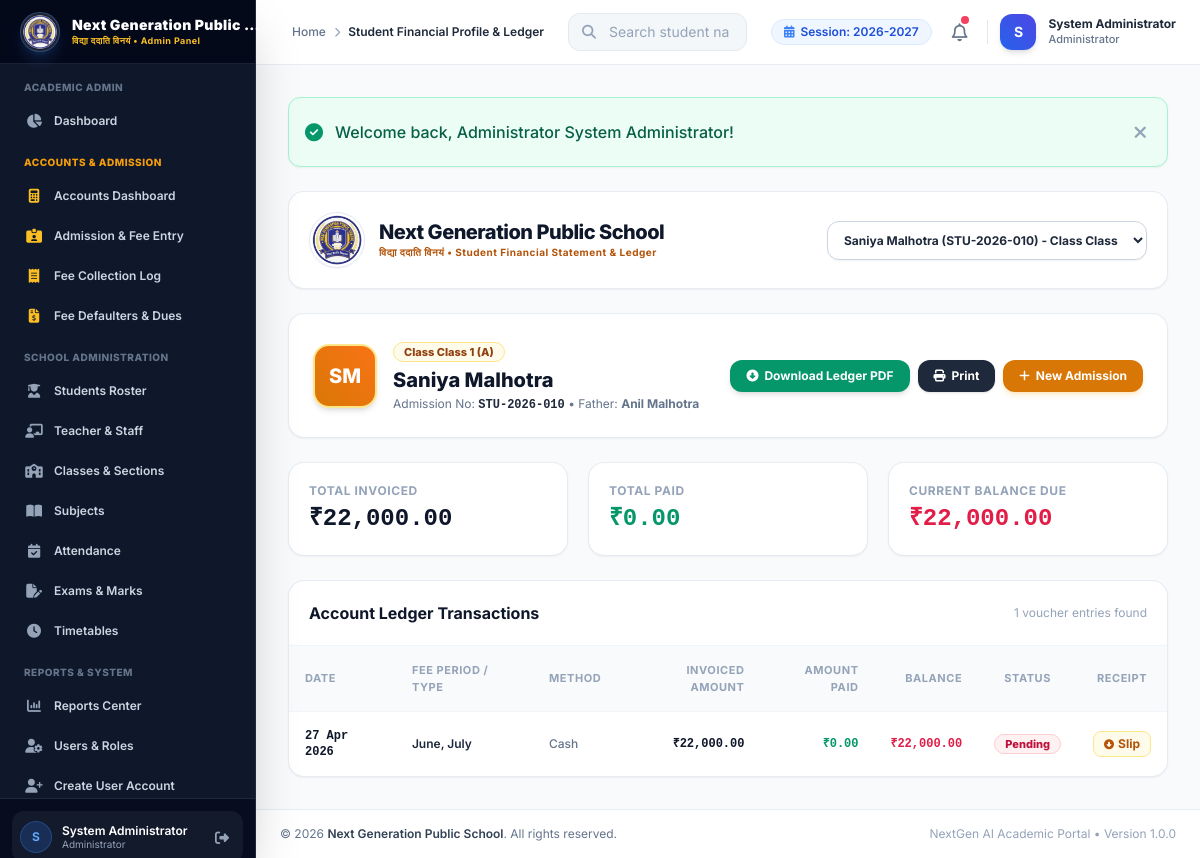
Screenshot of /admin/accounts/student_ledger.php?student_id=10 (signed in) with the database file from the repository.
### tables this page shows
CREATE TABLE `school_settings` (
  `id` INT AUTO_INCREMENT PRIMARY KEY,
  `setting_key` VARCHAR(100) NOT NULL UNIQUE,
  `setting_value` TEXT DEFAULT NULL,
  `updated_at` DATETIME DEFAULT CURRENT_TIMESTAMP ON UPDATE CURRENT_TIMESTAMP
);

CREATE TABLE `students` (
  `id` INT AUTO_INCREMENT PRIMARY KEY,
  `admission_no` VARCHAR(30) NOT NULL UNIQUE,
  `password` VARCHAR(255) DEFAULT NULL,
  `first_name` VARCHAR(50) NOT NULL,
  `last_name` VARCHAR(50) NOT NULL,
  `father_name` VARCHAR(100) NOT NULL,
  `mother_name` VARCHAR(100) NOT NULL,
  `dob` DATE NOT NULL,
  `gender` ENUM('Male', 'Female', 'Other') NOT NULL,
  `class_id` INT NOT NULL,
  `section` VARCHAR(20) NOT NULL,
  `mobile` VARCHAR(20) NOT NULL,
  `email` VARCHAR(100) DEFAULT NULL,
  `address` TEXT,
  `admission_date` DATE NOT NULL,
  `photo` VARCHAR(255) DEFAULT NULL,
  `status` ENUM('Active', 'Inactive', 'Graduated') DEFAULT 'Active',
  `created_at` DATETIME DEFAULT CURRENT_TIMESTAMP,
  `updated_at` DATETIME DEFAULT CURRENT_TIMESTAMP ON UPDATE CURRENT_TIMESTAMP,
  FOREIGN KEY (`class_id`) REFERENCES `classes`(`id`) ON DELETE CASCADE
);

CREATE TABLE `classes` (
  `id` INT AUTO_INCREMENT PRIMARY KEY,
  `class_name` VARCHAR(50) NOT NULL,
  `section` VARCHAR(20) NOT NULL,
  `teacher_id` INT DEFAULT NULL,
  `room_number` VARCHAR(30) NOT NULL,
  `academic_session` VARCHAR(30) NOT NULL DEFAULT '2026-2027',
  `created_at` DATETIME DEFAULT CURRENT_TIMESTAMP,
  `updated_at` DATETIME DEFAULT CURRENT_TIMESTAMP ON UPDATE CURRENT_TIMESTAMP,
  FOREIGN KEY (`teacher_id`) REFERENCES `teachers`(`id`) ON DELETE SET NULL
);

CREATE TABLE `fees` (
  `id` INT AUTO_INCREMENT PRIMARY KEY,
  `student_id` INT NOT NULL,
  `class_id` INT NOT NULL,
  `registration_fee` DECIMAL(10,2) DEFAULT 0.00,
  `admission_fee` DECIMAL(10,2) DEFAULT 0.00,
  `annual_fee` DECIMAL(10,2) DEFAULT 0.00,
  `tuition_fee` DECIMAL(10,2) DEFAULT 0.00,
  `library_fee` DECIMAL(10,2) DEFAULT 0.00,
  `computer_fee` DECIMAL(10,2) DEFAULT 0.00,
  `activity_fee` DECIMAL(10,2) DEFAULT 0.00,
  `magazine_fee` DECIMAL(10,2) DEFAULT 0.00,
  `exam_fee` DECIMAL(10,2) DEFAULT 0.00,
  `penalty_fee` DECIMAL(10,2) DEFAULT 0.00,
  `other_fee` DECIMAL(10,2) DEFAULT 0.00,
  `discount_amount` DECIMAL(10,2) DEFAULT 0.00,
  `fee_type` VARCHAR(50) DEFAULT 'Admission & Term',
  `total_amount` DECIMAL(10,2) NOT NULL,
  `paid_amount` DECIMAL(10,2) NOT NULL,
  `remaining_amount` DECIMAL(10,2) NOT NULL,
  `paid_months` VARCHAR(255) DEFAULT 'April, May',
  `payment_date` DATE NOT NULL,
  `payment_method` ENUM('Cash', 'UPI', 'Card', 'Bank Transfer', 'Cheque') DEFAULT 'Cash',
  `payment_status` ENUM('Paid', 'Partial', 'Pending') NOT NULL,
  `remarks` VARCHAR(255) DEFAULT NULL,
  `created_at` DATETIME DEFAULT CURRENT_TIMESTAMP,
  `updated_at` DATETIME DEFAULT CURRENT_TIMESTAMP ON UPDATE CURRENT_TIMESTAMP,
  FOREIGN KEY (`student_id`) REFERENCES `students`(`id`) ON DELETE CASCADE,
  FOREIGN KEY (`class_id`) REFERENCES `classes`(`id`) ON DELETE CASCADE
);

### admin/accounts/student_ledger.php (the view, shortened to what the rows shown need)
<?php
require_once __DIR__ . '/../../includes/auth.php';
$student_id = intval($_GET['student_id'] ?? 0);
$student = null;
$ledger = [];
$total_invoiced = 0;
$total_paid = 0;
$total_due = 0;
if ($student_id > 0) {
    $stmt = $pdo->prepare("SELECT s.*, c.class_name, c.section, c.room_number
        FROM students s
        JOIN classes c ON s.class_id = c.id
        WHERE s.id = :id LIMIT 1");
    $stmt->execute(['id' => $student_id]);
    $student = $stmt->fetch();
    if ($student) {
        $l_stmt = $pdo->prepare("SELECT * FROM fees WHERE student_id = :sid ORDER BY payment_date DESC, id DESC");
        $l_stmt->execute(['sid' => $student_id]);
        $ledger = $l_stmt->fetchAll();
        foreach ($ledger as $l) {
            $total_invoiced += (float)$l['total_amount'];
            $total_paid += (float)$l['paid_amount'];
            $total_due += (float)$l['remaining_amount'];
        }
    }
}
require_once __DIR__ . '/../../includes/header.php';
?>
<div class="space-y-6 max-w-5xl mx-auto">
    <div class="flex flex-col sm:flex-row sm:items-center justify-between gap-4 bg-white p-5 rounded-2xl border border-slate-200/80 shadow-sm">
        <div class="flex items-center space-x-3.5">
            <div>
                <h1 class="text-xl font-extrabold text-slate-900 tracking-tight leading-tight">Next Generation Public School</h1>
            </div>
        </div>
    </div>
    <?php if ($student): ?>
        <div class="bg-white p-6 rounded-2xl border border-slate-200/80 shadow-sm flex flex-col sm:flex-row items-center justify-between gap-6">
            <div class="flex items-center space-x-4">
                <div class="w-16 h-16 rounded-2xl bg-gradient-to-tr from-amber-600 to-orange-500 text-white font-extrabold flex items-center justify-center text-xl shadow-md overflow-hidden border-2 border-amber-200">
                    <?php if (!empty($student['photo']) && file_exists(__DIR__ . '/../../assets/uploads/' . $student['photo'])): ?>
                        <img src="<?= base_url('assets/uploads/' . e($student['photo'])) ?>" alt="Photo" class="w-full h-full object-cover">
                    <?php else: ?>
                        <?= strtoupper(substr($student['first_name'], 0, 1) . substr($student['last_name'], 0, 1)) ?>
                    <?php endif; ?>
                </div>
                <div>
                    <span class="px-2.5 py-0.5 bg-amber-50 text-amber-800 border border-amber-200 font-extrabold text-[11px] rounded-full">
                        Class <?= e($student['class_name']) ?> (<?= e($student['section']) ?>)
                    </span>
                    <h2 class="text-xl font-extrabold text-slate-900 mt-1"><?= e($student['first_name'] . ' ' . $student['last_name']) ?></h2>
                    <p class="text-xs text-slate-500 mt-0.5">Admission No: <strong class="font-mono text-slate-800"><?= e($student['admission_no']) ?></strong> &bull; Father: <strong><?= e($student['father_name']) ?></strong></p>
                </div>
            </div>
            <div class="flex items-center space-x-2 w-full sm:w-auto">
                <button type="button" id="btn-download-pdf" onclick="downloadLedgerPDF()" class="px-4 py-2 bg-emerald-600 hover:bg-emerald-700 text-white font-bold text-xs rounded-xl shadow-md transition-all flex items-center space-x-1.5">
                    <i class="fa-solid fa-circle-down"></i>
                    <span id="btn-download-text">Download Ledger PDF</span>
                </button>
                <button onclick="window.print()" class="px-4 py-2 bg-slate-800 hover:bg-slate-900 text-white font-bold text-xs rounded-xl shadow transition-all flex items-center space-x-1.5">
                    <i class="fa-solid fa-print"></i>
                    <span>Print</span>
                </button>
                <a href="<?= base_url('admin/accounts/admission.php') ?>" class="px-4 py-2 bg-amber-600 hover:bg-amber-700 text-white font-bold text-xs rounded-xl shadow-md shadow-amber-500/20 transition-all flex items-center space-x-1.5">
                    <i class="fa-solid fa-plus"></i>
                    <span>New Admission</span>
                </a>
            </div>
        </div>
        <div class="grid grid-cols-1 sm:grid-cols-3 gap-5">
            <div class="bg-white p-5 rounded-2xl border border-slate-200/80 shadow-sm">
                <span class="text-xs font-bold text-slate-400 uppercase tracking-wider block">Total Invoiced</span>
                <span class="text-2xl font-extrabold text-slate-900 mt-1 block font-mono">₹<?= number_format($total_invoiced, 2) ?></span>
            </div>
            <div class="bg-white p-5 rounded-2xl border border-slate-200/80 shadow-sm">
                <span class="text-xs font-bold text-slate-400 uppercase tracking-wider block">Total Paid</span>
                <span class="text-2xl font-extrabold text-emerald-600 mt-1 block font-mono">₹<?= number_format($total_paid, 2) ?></span>
            </div>
            <div class="bg-white p-5 rounded-2xl border border-slate-200/80 shadow-sm">
                <span class="text-xs font-bold text-slate-400 uppercase tracking-wider block">Current Balance Due</span>
                <span class="text-2xl font-extrabold <?= $total_due > 0 ? 'text-rose-600' : 'text-slate-400' ?> mt-1 block font-mono">₹<?= number_format($total_due, 2) ?></span>
            </div>
        </div>
        <div class="bg-white rounded-2xl border border-slate-200/80 shadow-sm overflow-hidden">
            <div class="p-5 border-b border-slate-100 flex items-center justify-between">
                <h3 class="font-bold text-slate-900 text-base">Account Ledger Transactions</h3>
                <span class="text-xs text-slate-400"><?= count($ledger) ?> voucher entries found</span>
            </div>
            <div class="overflow-x-auto">
                <table class="w-full text-left border-collapse">
                    <thead>
                        <tr class="bg-slate-50 text-[11px] font-extrabold text-slate-400 uppercase tracking-wider border-b border-slate-100">
                            <th class="p-4">Date</th>
                            <th class="p-4">Fee Period / Type</th>
                            <th class="p-4">Method</th>
                            <th class="p-4 text-right">Invoiced Amount</th>
                            <th class="p-4 text-right">Amount Paid</th>
                            <th class="p-4 text-right">Balance</th>
                            <th class="p-4 text-center">Status</th>
                            <th class="p-4 text-center">Receipt</th>
                        </tr>
                    </thead>
                    <tbody class="divide-y divide-slate-100 text-xs text-slate-700">
                        <?php if (empty($ledger)): ?>
                            <tr>
                                <td colspan="8" class="p-8 text-center text-slate-400 font-medium">No ledger records found for this student.</td>
                            </tr>
                        <?php else: ?>
                            <?php foreach ($ledger as $l): ?>
                                <tr class="hover:bg-slate-50/70 transition-colors">
                                    <td class="p-4 font-bold text-slate-900 font-mono"><?= date('d M Y', strtotime($l['payment_date'])) ?></td>
                                    <td class="p-4 font-semibold text-slate-800"><?= e($l['paid_months'] ?? 'Admission') ?></td>
                                    <td class="p-4 text-slate-500 font-medium"><?= e($l['payment_method']) ?></td>
                                    <td class="p-4 text-right font-mono font-bold text-slate-900">₹<?= number_format($l['total_amount'], 2) ?></td>
                                    <td class="p-4 text-right font-mono font-bold text-emerald-600">₹<?= number_format($l['paid_amount'], 2) ?></td>
                                    <td class="p-4 text-right font-mono font-bold <?= $l['remaining_amount'] > 0 ? 'text-rose-600' : 'text-slate-400' ?>">
                                        ₹<?= number_format($l['remaining_amount'], 2) ?>
                                    </td>
                                    <td class="p-4 text-center">
                                        <?php if ($l['payment_status'] === 'Paid'): ?>
                                            <span class="px-2.5 py-0.5 rounded-full text-[11px] font-extrabold bg-emerald-50 text-emerald-700 border border-emerald-200">Paid</span>
                                        <?php elseif ($l['payment_status'] === 'Partial'): ?>
                                            <span class="px-2.5 py-0.5 rounded-full text-[11px] font-extrabold bg-amber-50 text-amber-700 border border-amber-200">Partial</span>
                                        <?php else: ?>
                                            <span class="px-2.5 py-0.5 rounded-full text-[11px] font-extrabold bg-rose-50 text-rose-700 border border-rose-200">Pending</span>
                                        <?php endif; ?>
                                    </td>
                                    <td class="p-4 text-center">
                                        <?php
                                        $rec_url = (!empty($l['admission_fee']) && $l['admission_fee'] > 0)
                                            ? base_url('admin/accounts/admission_receipt.php?id=' . $l['id'])
                                            : base_url('admin/fees/receipt.php?id=' . $l['id']);
                                        ?>
                                        <a href="<?= $rec_url ?>" target="_blank" class="px-2.5 py-1 bg-amber-50 hover:bg-amber-100 text-amber-700 font-bold text-xs rounded-lg border border-amber-200 inline-flex items-center space-x-1">
                                            <i class="fa-solid fa-circle-down text-[10px]"></i>
                                            <span>Slip</span>
                                        </a>
                                    </td>
                                </tr>
                            <?php endforeach; ?>
                        <?php endif; ?>
                    </tbody>
                </table>
            </div>
        </div>
    <?php endif; ?>
</div>
<?php require_once __DIR__ . '/../../includes/footer.php'; ?>

### includes/navbar.php (shortened to what the rows shown need)
<?php
$current_academic_session = get_school_setting('academic_session', '2026-2027');
?>
<header class="sticky top-0 z-30 bg-white/90 backdrop-blur-md border-b border-slate-200/80 no-print">
    <div class="flex items-center justify-between h-16 px-4 md:px-6">
        <div class="flex items-center space-x-3">
            <div class="hidden lg:flex items-center space-x-1.5 px-3 py-1 bg-blue-50 text-blue-700 rounded-full text-xs font-semibold border border-blue-100">
                <i class="fa-solid fa-calendar-days text-blue-500"></i>
                <span>Session: <?= e($current_academic_session) ?></span>
            </div>
        </div>
    </div>
</header>

### rows the page displays
school_settings: setting_value "2026-2027"
students: first_name+last_name "SM", class.class_name "Class 1", class.section "A", first_name+last_name "Saniya Malhotra", admission_no "STU-2026-010", father_name "Anil Malhotra"
fees: payment_date "27 Apr 2026", paid_months "June, July", payment_method "Cash", total_amount "22,000.00", paid_amount "0.00", remaining_amount "22,000.00", payment_status "Pending"

### other values shown
$role_badge "Admin Panel"
substr($_SESSION['full_name'] ?? 'U', 0, 1) "S"
$_SESSION['full_name'] "System Administrator"
$role_label "Administrator"
$page_title "Student Financial Profile & Ledger"
$nav_role_title "Administrator"
$flash['text'] "Welcome back, Administrator System Administrator!"
$total_invoiced "22,000.00"
$total_paid "0.00"
$total_due "22,000.00"
count($ledger) "1"
form field student_id "Saniya Malhotra (STU-2026-010) - Class Class 1"
